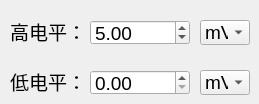
              <widget class="QWidget" name="tab_ch2_sine_vol_hlvol">
               <attribute name="title">
                <string>高-低电平</string>
               </attribute>
               <widget class="QLabel" name="label_vol_29">
                <property name="geometry">
                 <rect>
                  <x>10</x>
                  <y>20</y>
                  <width>76</width>
                  <height>22</height>
                 </rect>
                </property>
                <property name="font">
                 <font>
                  <family>Arial</family>
                  <pointsize>14</pointsize>
                 </font>
                </property>
                <property name="text">
                 <string>高电平：</string>
                </property>
               </widget>
               <widget class="QDoubleSpinBox" name="doubleSpinBox_ch2_sine_vol_hlvol_hpara">
                <property name="geometry">
                 <rect>
                  <x>90</x>
                  <y>20</y>
                  <width>100</width>
                  <height>25</height>
                 </rect>
                </property>
                <property name="minimumSize">
                 <size>
                  <width>100</width>
                  <height>0</height>
                 </size>
                </property>
                <property name="maximumSize">
                 <size>
                  <width>100</width>
                  <height>16777215</height>
                 </size>
                </property>
                <property name="font">
                 <font>
                  <pointsize>14</pointsize>
                 </font>
                </property>
                <property name="minimum">
                 <double>0.000000000000000</double>
                </property>
                <property name="value">
                 <double>5.000000000000000</double>
                </property>
               </widget>
               <widget class="QComboBox" name="comboBox_ch2_sine_vol_hlvol_hunit">
                <property name="geometry">
                 <rect>
                  <x>200</x>
                  <y>20</y>
                  <width>50</width>
                  <height>25</height>
                 </rect>
                </property>
                <property name="minimumSize">
                 <size>
                  <width>50</width>
                  <height>0</height>
                 </size>
                </property>
                <property name="maximumSize">
                 <size>
                  <width>50</width>
                  <height>16777215</height>
                 </size>
                </property>
                <property name="font">
                 <font>
                  <pointsize>14</pointsize>
                 </font>
                </property>
                <item>
                 <property name="text">
                  <string>mV</string>
                 </property>
                </item>
                <item>
                 <property name="text">
                  <string>V</string>
                 </property>
                </item>
               </widget>
               <widget class="QLabel" name="label_vol_30">
                <property name="geometry">
                 <rect>
                  <x>10</x>
                  <y>70</y>
                  <width>76</width>
                  <height>22</height>
                 </rect>
                </property>
                <property name="font">
                 <font>
                  <family>Arial</family>
                  <pointsize>14</pointsize>
                 </font>
                </property>
                <property name="text">
                 <string>低电平：</string>
                </property>
               </widget>
               <widget class="QDoubleSpinBox" name="doubleSpinBox_ch2_sine_vol_hlvol_lpara">
                <property name="geometry">
                 <rect>
                  <x>90</x>
                  <y>70</y>
                  <width>100</width>
                  <height>25</height>
                 </rect>
                </property>
                <property name="minimumSize">
                 <size>
                  <width>100</width>
                  <height>0</height>
                 </size>
                </property>
                <property name="maximumSize">
                 <size>
                  <width>100</width>
                  <height>16777215</height>
                 </size>
                </property>
                <property name="font">
                 <font>
                  <pointsize>14</pointsize>
                 </font>
                </property>
               </widget>
               <widget class="QComboBox" name="comboBox_ch2_sine_vol_hlvol_lunit">
                <property name="geometry">
                 <rect>
                  <x>200</x>
                  <y>70</y>
                  <width>50</width>
                  <height>25</height>
                 </rect>
                </property>
                <property name="minimumSize">
                 <size>
                  <width>50</width>
                  <height>0</height>
                 </size>
                </property>
                <property name="maximumSize">
                 <size>
                  <width>50</width>
                  <height>16777215</height>
                 </size>
                </property>
                <property name="font">
                 <font>
                  <pointsize>14</pointsize>
                 </font>
                </property>
                <item>
                 <property name="text">
                  <string>mV</string>
                 </property>
                </item>
                <item>
                 <property name="text">
                  <string>V</string>
                 </property>
                </item>
               </widget>
              </widget>
